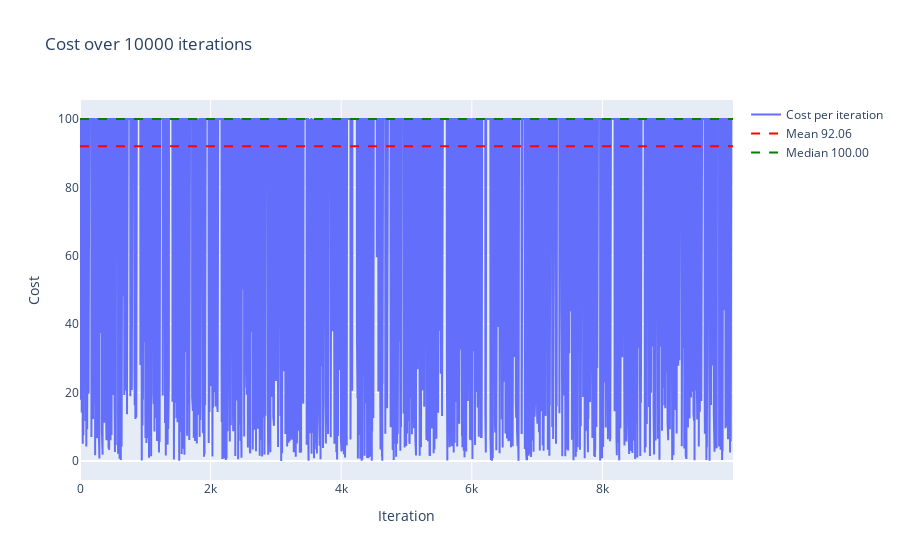
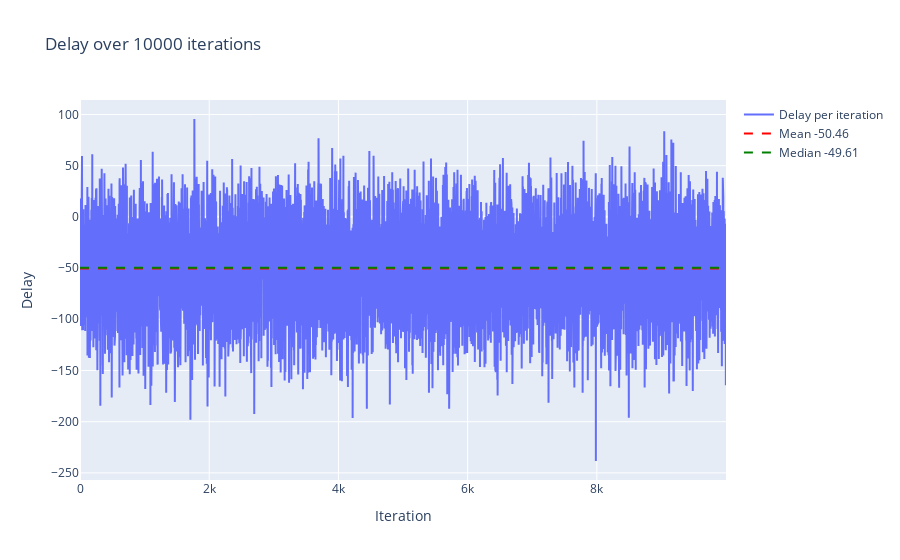

Here is the notebook cell these charts were saved with, in order:
### Code cell
gamma_shape = 4
gamma_scale = 2
N = 40
late_penalty = 100
waiting_charge = 1
costs = []
delays = []
for _ in range(10000):
    intervals = np.random.gamma(shape=4, scale=2, size=N)
    first_n = intervals[:n]
    dic = {'N': [N], 'late_penality': [late_penalty], 'waiting_charge': [waiting_charge]}
    for i in range(1, n + 1):
        dic[f'a{i}'] = [first_n[i - 1]]
    predicted_time = model.predict(pd.DataFrame(dic))[0] - 10
    actual_time = methods.cal_actual_time(N=N, n=n, intervals=intervals)
    cost = methods.cal_cost(late_fee=late_penalty, waiting_charge=waiting_charge, actual_time=actual_time, predicted_time=predicted_time)
    costs.append(cost)
    delays.append(actual_time - predicted_time)
methods.plot_plotly(data=costs, data_label='Cost')
methods.plot_plotly(data=delays, data_label='Delay')

### Figure 1 — Plotly figure (JSON) as saved in the notebook; plotly's stock layout.template omitted (floating-point values rounded to 4 significant figures; data arrays with more than 128 entries replaced by an {"elided": "..."} marker saying what was removed)
{"data": [{"mode": "lines", "name": "Cost per iteration", "type": "scatter", "y": {"elided": "10000 float values"}}, {"line": {"color": "red", "dash": "dash"}, "mode": "lines", "name": "Mean 92.06", "type": "scatter", "x": [0, 9999], "y": [92.06, 92.06]}, {"line": {"color": "green", "dash": "dash"}, "mode": "lines", "name": "Median 100.00", "type": "scatter", "x": [0, 9999], "y": [100, 100]}], "layout": {"title": {"text": "Cost over 10000 iterations"}, "xaxis": {"title": {"text": "Iteration"}}, "yaxis": {"title": {"text": "Cost"}}}}

### Figure 2 — Plotly figure (JSON) as saved in the notebook; plotly's stock layout.template omitted (floating-point values rounded to 4 significant figures; data arrays with more than 128 entries replaced by an {"elided": "..."} marker saying what was removed)
{"data": [{"mode": "lines", "name": "Delay per iteration", "type": "scatter", "y": {"elided": "10000 float values"}}, {"line": {"color": "red", "dash": "dash"}, "mode": "lines", "name": "Mean -50.46", "type": "scatter", "x": [0, 9999], "y": [-50.46, -50.46]}, {"line": {"color": "green", "dash": "dash"}, "mode": "lines", "name": "Median -49.61", "type": "scatter", "x": [0, 9999], "y": [-49.61, -49.61]}], "layout": {"title": {"text": "Delay over 10000 iterations"}, "xaxis": {"title": {"text": "Iteration"}}, "yaxis": {"title": {"text": "Delay"}}}}
